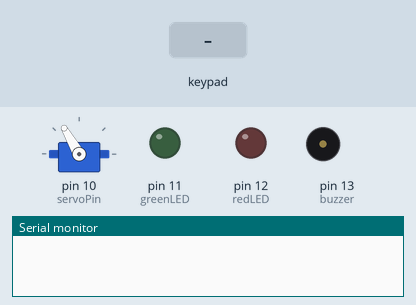
This sketch was run on a simulated Arduino Uno, built with avr-gcc and run on an emulated ATmega328P. Shown: servo, output pins drawn as LEDs (lit = HIGH), buzzer (waves = sounding), the last lines printed to the serial monitor. Dashed ring = blinking. Inputs (shaded band) come from the test bench.

Above: at 1.2 s.
1.3 s: keypad keys 1 2 3 4 # pressed 0.4 s apart
At 3.0 s:
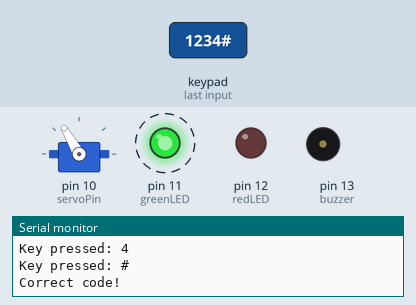
At 5.5 s:
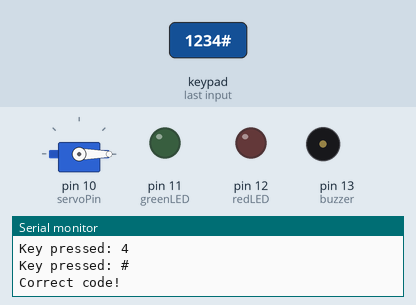
6.3 s: key '#' pressed
At 7.3 s:
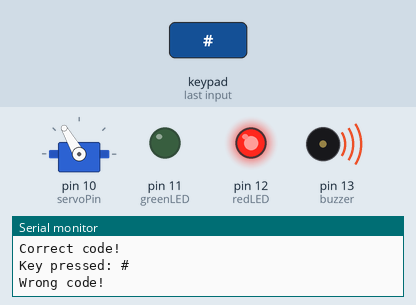
Timing chart, 0 to 9.8 s (numbered marks = the images above; inputs shaded):
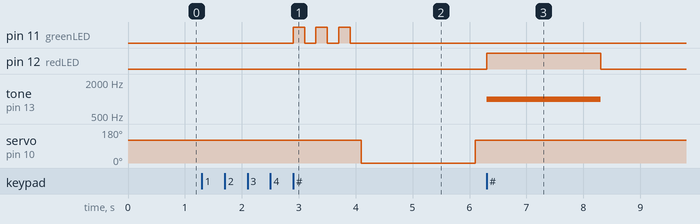

The sketch:

Arduino_Code.ino
```cpp
#include <Keypad.h>
#include <Servo.h>

// Keypad settings
const byte ROWS = 4;
const byte COLS = 4;

char keys[ROWS][COLS] = {
  {'1','2','3','A'},
  {'4','5','6','B'},
  {'7','8','9','C'},
  {'*','0','#','D'}
};

byte rowPins[ROWS] = {9, 8, 7, 6}; // R1–R4
byte colPins[COLS] = {5, 4, 3, 2}; // C1–C4

Keypad keypad = Keypad(makeKeymap(keys), rowPins, colPins, ROWS, COLS);

// Servo setup
Servo myservo;

// I/O pins
const int greenLED = 11;
const int redLED = 12;
const int buzzer = 13;
const int servoPin = 10;

// Password setup
String password = "1234";  // ✅ YOUR CODE
String input = "";

void setup() {
  Serial.begin(9600);
  myservo.attach(servoPin);
  myservo.write(120); // Start at 0°

  pinMode(greenLED, OUTPUT);
  pinMode(redLED, OUTPUT);
  pinMode(buzzer, OUTPUT);

  digitalWrite(greenLED, LOW);
  digitalWrite(redLED, LOW);
  digitalWrite(buzzer, LOW);
}

void loop() {
  char key = keypad.getKey();

  if (key) {
    Serial.print("Key pressed: ");
    Serial.println(key);

    if (key == '#') { // Confirm input
      if (input == password) {
        grantAccess();
      } else {
        denyAccess();
      }
      input = ""; // Reset after attempt
    }
    else if (key == '*') {
      input = ""; // Clear input manually
    }
    else {
      input += key;
    }
  }
}

void grantAccess() {
  Serial.println("Correct code!");

  // Blink green LED
  for (int i = 0; i < 3; i++) {
    digitalWrite(greenLED, HIGH);
    delay(200);
    digitalWrite(greenLED, LOW);
    delay(200);
  }

  // Move servo
  myservo.write(0);  // Rotate to 120°
  delay(2000);         // Wait 2 seconds
  myservo.write(120);    // Return to 0°
}

void denyAccess() {
  Serial.println("Wrong code!");

  // Red LED + buzzer for 2 sec
  digitalWrite(redLED, HIGH);
  tone(buzzer, 1000); // 1 kHz tone
  delay(2000);
  digitalWrite(redLED, LOW);
  noTone(buzzer);
}
```

Measured:
- after the input at 1.3 s, pin 11 (greenLED): alternates HIGH for 0.20 s and LOW for 0.20 s, 6 changes in all, then stays LOW, starting after 1.6 s; servo on pin 10 (servoPin): 120° → 0° after 2.8 s, → 120° 2.0 s later
- after the input at 6.3 s, pin 12 (redLED): LOW → HIGH at once, → LOW 2.0 s later; tone on pin 13 (buzzer): silent → 1000 Hz at once, → silent 2.0 s later
